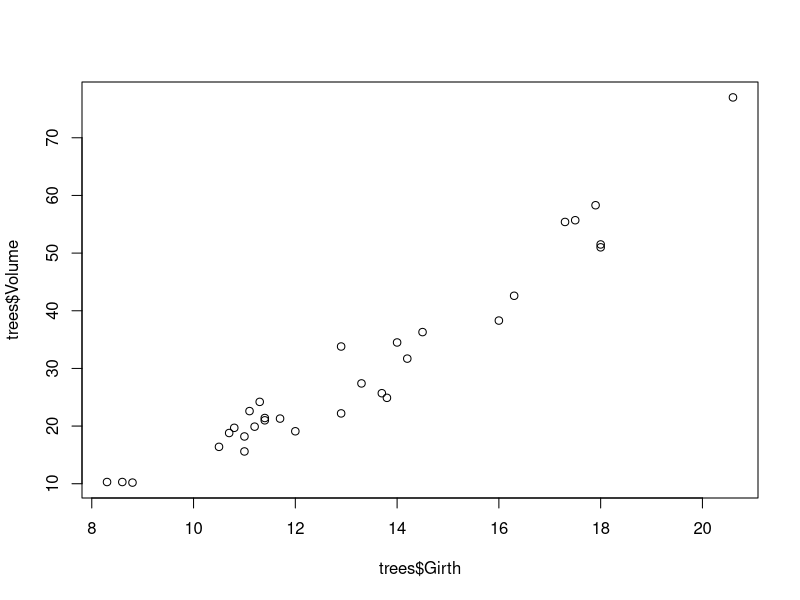
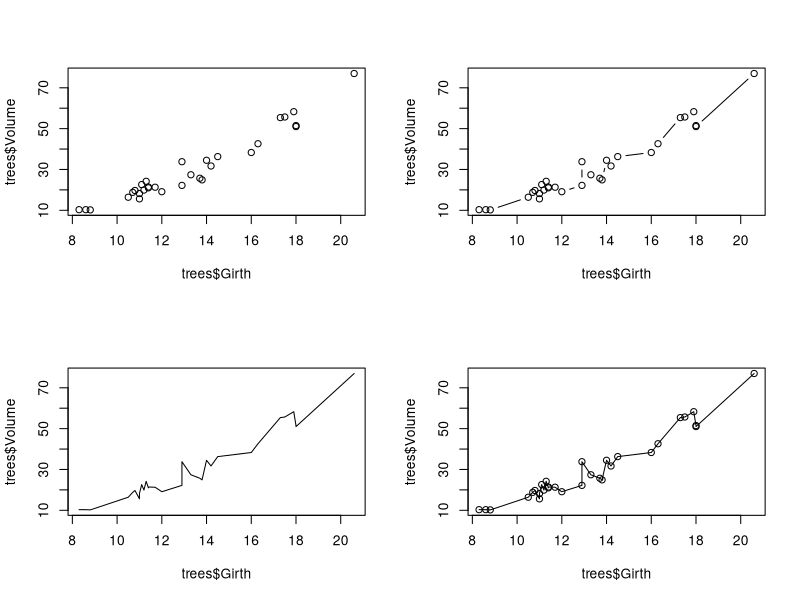
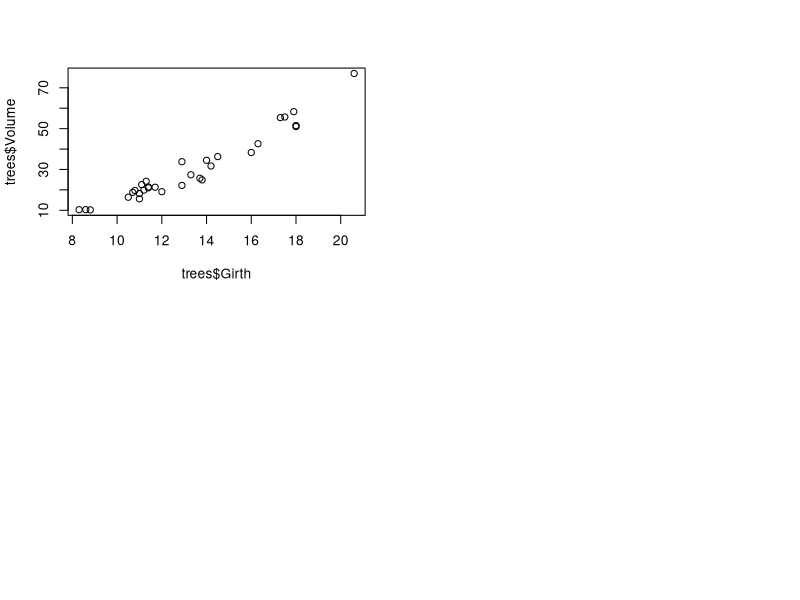
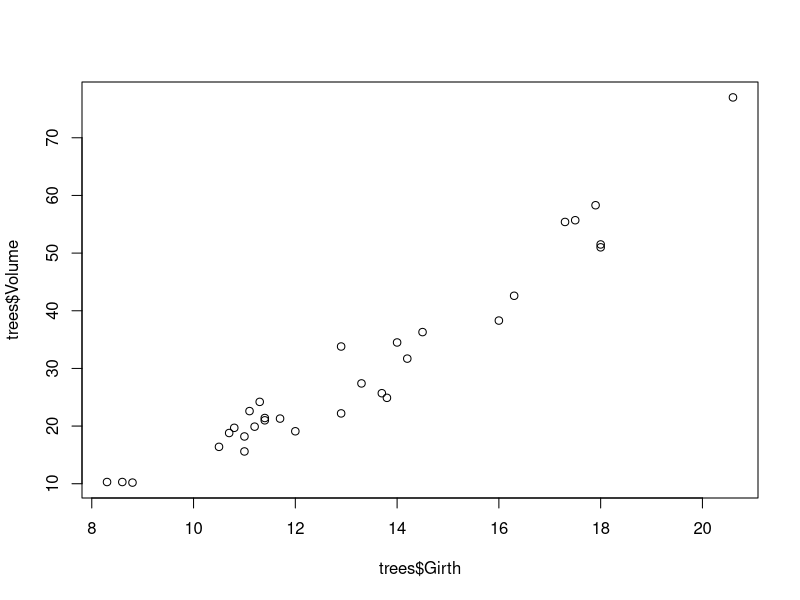
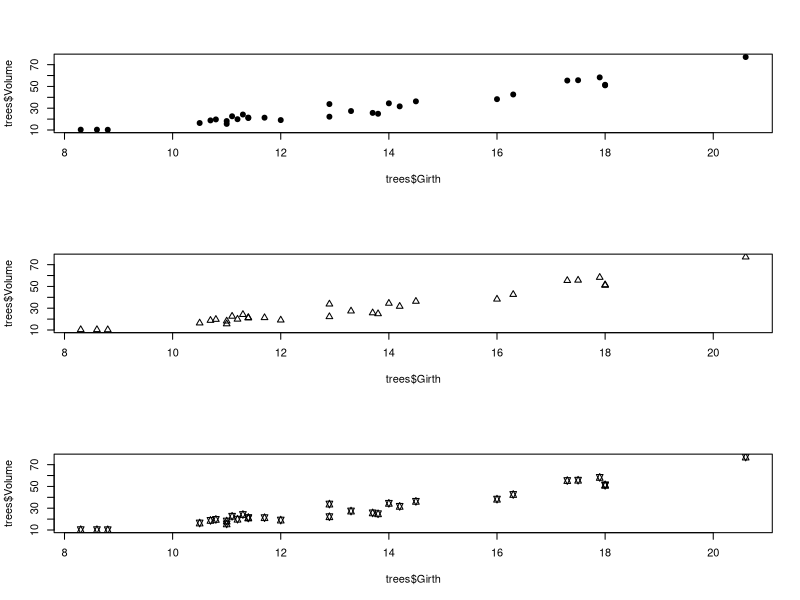
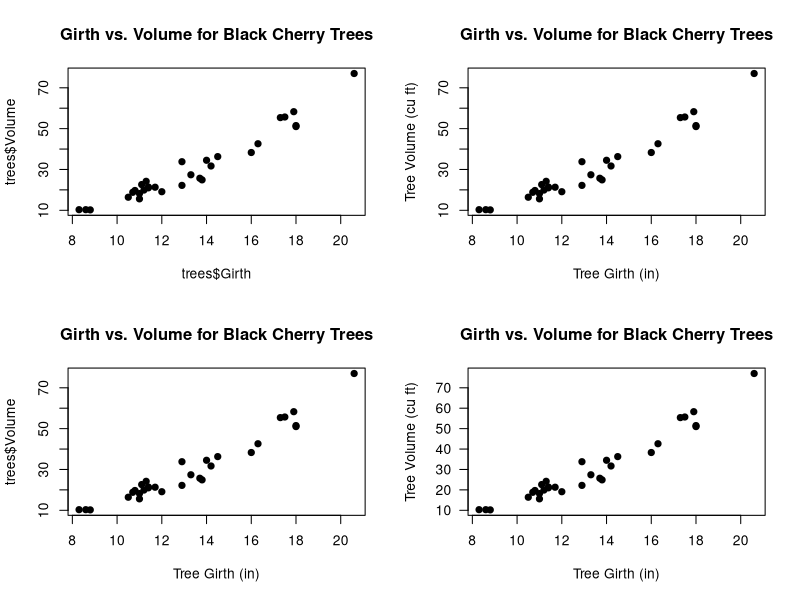
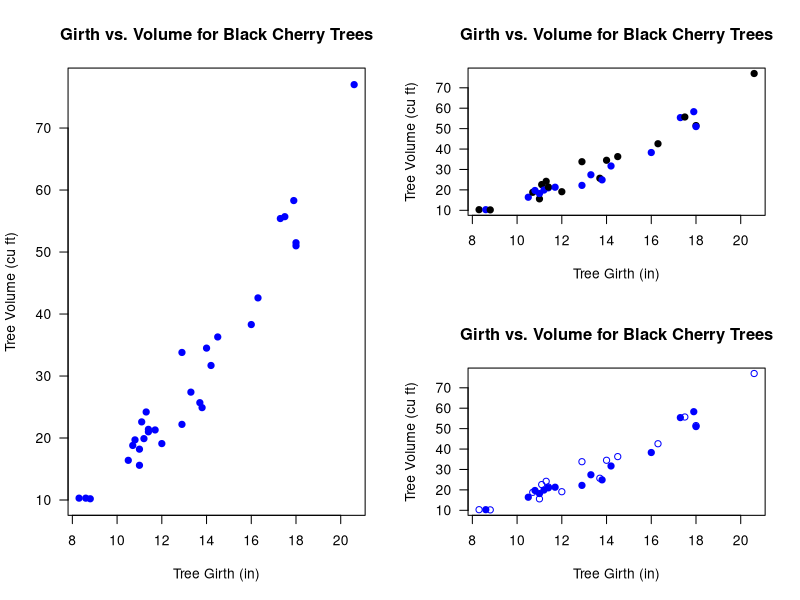
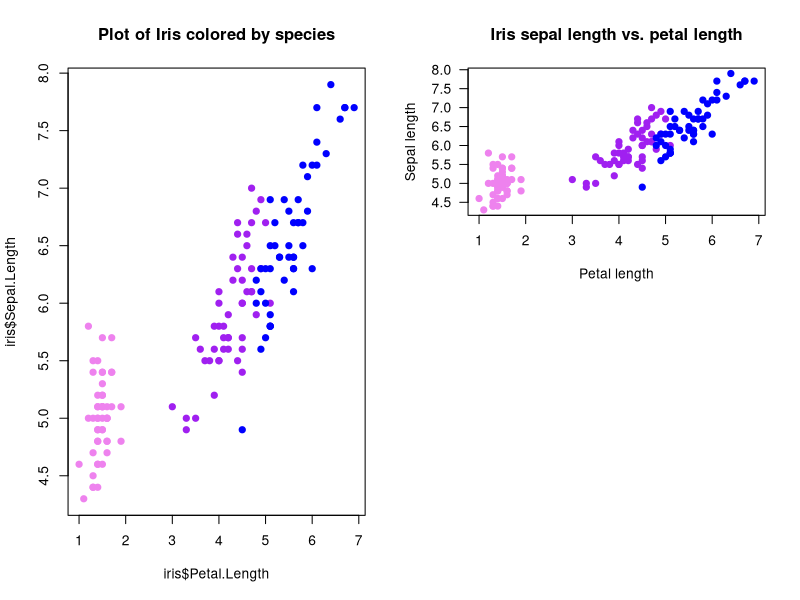

Generate these figures, in order, with R:

##################################################
####                                          ####  
####  R Bootcamp #1, Module 3                 ####
####                                          #### 
####   University of Nevada, Reno             ####
####                                          #### 
##################################################

## NOTE: this module borrows heavily from an R short-course developed by a team at Colorado State University. 
   # Thanks to Perry Williams for allowing us to use these materials!!
   # Thanks to John Tipton at CSU for developing much of this module (plotting in R)!

############################################
####  Data visualization and statistics ####
############################################



?trees      # description of built in dataset

dim(trees)   # Show the dimension of the trees dataframe                                              

str(trees)   # Show the structure of the trees dataframe

head(trees)   # Show the first few observations of the trees dataframe


# Access the columns 
trees$Girth     
trees$Volume


plot(x=trees$Girth, y=trees$Volume)    # use R's built-in "trees" dataset: ?trees


?par

par()   # view the default graphical parameters (can be kind of overwhelming!)


# Use "layout" to define a 2 row x 2 column matrix with elements 1, 2, 3, and 4.
# This divides the image into four sections and then fills these with the plot function
layout(matrix(1:4, nrow=2, ncol=2))

  # par(mfrow=c(2,2))  # (alternative way to do this)

plot(x=trees$Girth, y=trees$Volume)             # points
plot(x=trees$Girth, y=trees$Volume, type="l")   # lines
plot(x=trees$Girth, y=trees$Volume, type="b")   # both
plot(x=trees$Girth, y=trees$Volume, type="o")   # both with conected lines


plot(x=trees$Girth, y=trees$Volume)             ## The plot is still in 4 parts

graphics.off()                                  ## now the plot is reset!

# layout(1)   # (alternative way to reset back to a single plot)

plot(x=trees$Girth, y=trees$Volume)             ## The plot is still in 4 parts



# Use layout to define a 3 row x 1 column matrix with elements 1, 2, and 3.
# This divides the image into three sections and then fills these with the plot function
layout(matrix(1:3, nrow=3, ncol=1))

# pch: 'plotting character' changes the type of point that is used (default is an open circle)!
plot(x=trees$Girth, y=trees$Volume, pch=19)     # filled point
plot(x=trees$Girth, y=trees$Volume, pch=2)      # open triangle
plot(x=trees$Girth, y=trees$Volume, pch=11)     # star


layout(matrix(1:4, 2, 2))
# main: adds a title
plot(x=trees$Girth, y=trees$Volume, pch=19, 
     main="Girth vs. Volume for Black Cherry Trees")

# xlab: adds an x axis label
plot(x=trees$Girth, y=trees$Volume, pch=19, 
     main="Girth vs. Volume for Black Cherry Trees", 
     xlab="Tree Girth (in)")

# ylab: adds a y axis label
plot(x=trees$Girth, y=trees$Volume, pch=19, 
     main="Girth vs. Volume for Black Cherry Trees", 
     xlab="Tree Girth (in)", ylab="Tree Volume (cu ft)")

# las: rotates axis labels; las=1 makes them all parallel to reading direction
plot(x=trees$Girth, y=trees$Volume, pch=19, 
     main="Girth vs. Volume for Black Cherry Trees", 
     xlab="Tree Girth (in)", ylab="Tree Volume (cu ft)", 
     las=1)


# Use layout to define a 2 row x 2 column matrix with elements 1, 1, 2, and 3.
# This divides the image into four sections but fills the first two sections
# with the first plot and then fills these next two sections with the final two plots
layout(matrix(c(1, 1, 2, 3), nrow=2, ncol=2))

# col: select a color for the plotting characters
plot(x=trees$Girth, y=trees$Volume, pch=19, 
     main="Girth vs. Volume for Black Cherry Trees",
     xlab="Tree Girth (in)", ylab="Tree Volume (cu ft)",
     las=1, col="blue")

# We can use the c() function to make a vector and have several colors, plotting characters, etc. per plot.
# We start with alternating colors for each point
plot(x=trees$Girth, y=trees$Volume, pch=19, 
     main="Girth vs. Volume for Black Cherry Trees",
     xlab="Tree Girth (in)", ylab="Tree Volume (cu ft)", 
     las=1, col=c("black", "blue"))

# And we can also alternate the plotting symbol at each point.
plot(x=trees$Girth, y=trees$Volume, pch=c(1,19), 
     main="Girth vs. Volume for Black Cherry Trees", 
     xlab="Tree Girth (in)", ylab="Tree Volume (cu ft)", 
     las=1, col="blue")


?iris
head(iris)     # display first few rows of data
dim(iris)      # dimensionality of the data
str(iris)      # details of the data structure


plot.colors <- c("violet", "purple", "blue")


color.vector <- rep(x=plot.colors, each=50)
color.vector
## color vector is now a list of our colors, each repeated 50 times


plot(x=iris$Petal.Length, y=iris$Sepal.Length, pch=19, col=color.vector, 
     main="Plot of Iris colored by species")


length(iris$Petal.Length)
length(iris$Sepal.Length)
length(color.vector)


plot.colors <- c("violet", "purple", "blue")
# subset the colors in plot.colors based on the variable iris$Species
# iris$Species is a factor variable (integer in disguise) that has 3 levels (represented internally as '1:3')
color.vector <- plot.colors[iris$Species]

plot(x=iris$Petal.Length, y=iris$Sepal.Length, pch=19, col=color.vector, 
     main="Iris sepal length vs. petal length", xlab="Petal length", 
     ylab="Sepal length", las=1)


# ?legend

layout(matrix(1:3, nrow=1, ncol=3))

# Plot
plot(x=iris$Petal.Length, y=iris$Sepal.Length, pch=19, col=color.vector, 
     main="Iris sepal length vs. petal length", xlab="Petal length", 
     ylab="Sepal length", las=1)

# First legend
legend("topleft", pch=19, col=plot.colors, legend=unique(iris$Species))

# Second plot
plot(x=iris$Petal.Length, y=iris$Sepal.Length, pch=19, col=color.vector,
     main="Iris sepal length vs. petal length", 
     xlab="Petal length", ylab="Sepal length", las=1)

# Second legend
# The bty="n" argument suppresses the border around the legend. (A personal preference)
legend("topleft", pch=19, col=plot.colors, 
       legend=c("I. setosa", "I. versicolor", "I. virginica"), bty="n")


# Plot Three
plot(x=iris$Petal.Length, y=iris$Sepal.Length, pch=19, col=color.vector, 
     main="Iris sepal length vs. petal length", 
     xlab="Petal length", ylab="Sepal length", las=1)

#Legend tree with Italics
legend("topleft", pch=19, col=plot.colors, 
       legend=c("I. setosa", "I. versicolor", "I. virginica"), 
       bty="n", text.font=3)


## calculate the mean Sepal Length of for each species
bar.heights <- tapply(X=iris$Sepal.Length, INDEX=iris$Species, FUN=mean)   #use "tapply()" function, which summarizes a numeric variable by levels of a categorical variable)

# The basic 'barplot()' function
barplot(bar.heights)


# Let's add some flair
barplot(bar.heights, names.arg=c("I. setosa", "I. versicolor", "I. virginica"), 
        las=1, col=adjustcolor(plot.colors, alpha.f=0.5),
        main="Sepal length for 3 Irises", ylab="Sepal length (cm)")


CI <- 2 * by(iris$Sepal.Length, iris$Species, sd)
lwr <- bar.heights - CI
upr <- bar.heights + CI

# I used the ylim= argument to pass a 2-element numeric vector specifying the y extent of the barplot (y axis lower and upper bounds). I added some extra room on the top to account for error bars.
# Importantly, assign the barplot to an object. I called it 'b' but you can call it whatever you like. (otherwise, it's hard to know what the "X" values of the error bars are!)

b <- barplot(bar.heights, 
             names.arg=c("I. setosa", "I. versicolor", "I. virginica"), 
             las=1, ylim=c(0,8), col=adjustcolor(plot.colors, alpha.f=0.5),
             main="Sepal length for 3 Irises", ylab="Sepal length (cm)")

# Specify where each arrow starts (x0= and y0=) and ends (x1= and y1=)
arrows(x0=b, x1=b, y0=lwr, y1=upr, code=3, angle=90, length=0.1)

# ?arrows


layout(matrix(1:2, 1, 2))

## y-axis is in counts by default (total observations in each "bin")
hist(iris$Sepal.Length, main="Histogram of Sepal Length",
     xlab = "Sepal Length")

## change y-axis to proportions of the entire dataset using freq=FALSE
hist(iris$Sepal.Length, freq=FALSE, main="Histogram of Sepal Length", 
     xlab = "Sepal Length")
## Add a density estimator

lines(density(iris$Sepal.Length))   # add a line to the histogram to approximate the probability density of the data distribution


pairs(iris)


?ToothGrowth
head(ToothGrowth)


prop <- c(0.18, 0.25, 0.13, 0.05)
asympLCL <- c(0.14, 0.20, 0.11, 0.035)
asympUCL <- c(0.24, 0.33, 0.18, 0.09)


set.seed(13)
n <- 20 # Number of experimental trials
a <- 12
b <- 1.5

rings <- round(runif(n)*50)  # number of bell rings
wings <- round(a + b*rings + rnorm(n, sd=5))       # number of angels who get their wings
offset <- rpois(n, lambda=10)           # measurement error
lwr <- wings - offset                 
upr <- wings + offset


####################
# STATISTICS!
####################

#####
#####  Load Data
#####

sculpin.df <- read.csv("sculpineggs.csv")

head(sculpin.df)


#####
#####  Summary Statistics
#####

mean(sculpin.df$NUMEGGS)      # compute sample mean
median(sculpin.df$NUMEGGS)    # compute sample median

min(sculpin.df$NUMEGGS)       # sample minimum
max(sculpin.df$NUMEGGS)       # sample maximum
range(sculpin.df$NUMEGGS)     # both min and max.

quantile(sculpin.df$NUMEGGS,0.5)            # compute sample median using quantile function
quantile(sculpin.df$NUMEGGS,c(0.25,0.75))   # compute sample quartiles

var(sculpin.df$NUMEGGS)           # sample variance
sd(sculpin.df$NUMEGGS)            # sample standard deviation
sd(sculpin.df$NUMEGGS)^2          # another way to compute variance
var(sculpin.df$NUMEGGS)^0.5       # another way to compute std. dev.

colMeans(sculpin.df)           # column mean of data frame
apply(sculpin.df,2,mean)       # column mean of data frame   # note the use of the "apply()" function. 
apply(sculpin.df,2,median)     # column median of data frame


########
# Or just use the "summary()" function!

summary(sculpin.df) # provides a set of summary statistics for all columns in a data frame. 



###########
# Deal with missing data

newdf <- read.table(file="data_missing.txt", sep="\t", header=T)  # load dataset with missing data

mean(newdf$Export)

mean(newdf$Export,na.rm = TRUE)


#####
#####  Plot data 
#####

hist(sculpin.df$NUMEGGS)

plot(x = sculpin.df$FEMWT,y = sculpin.df$NUMEGGS)


#####
#####  Linear Regression  
#####

m1 <- lm(NUMEGGS ~ FEMWT, data=sculpin.df)      # fit linear regression model

m1                                      # view estimates of intercept and slope 
summary(m1)                             # view summary of fit
summary(m1)$r.squared                   # extract R-squared
confint(m1)                             # confidence intervals for intercept and slope
AIC(m1)                                 # report AIC (Akaike's Information Criterion, used to perform model selection) 

plot(x = sculpin.df$FEMWT,y = sculpin.df$NUMEGGS)    # plot data
abline(m1)                                           # plot line of best fit

########
# Use the "predict()" function!

FEMWT.pred <- data.frame(FEMWT = 30)                   # create new data frame to predict number of eggs at FEMWT of 30
predict(m1,newdata=FEMWT.pred)                         # make prediction
predict(m1,newdata=FEMWT.pred,interval="confidence")   # make prediction and get confidence interval
predict(m1,newdata=FEMWT.pred,interval="prediction")   # make prediction and get prediction interval



##########
#  Explore the use of the "I()" syntax to interpret mathematical expressions literally (as is) within formulas. 

mod_noI <- lm(NUMEGGS ~ FEMWT^2, data=sculpin.df)                  # fit linear regression model. But the "^2" doesn't seem to do anything here? What happened?
summary(mod_noI)

mod_withI <- lm(NUMEGGS ~ I(FEMWT^2), data=sculpin.df)                  # fit linear regression model
summary(mod_withI)


##################################
####  Model selection example ####
##################################

## Try to work through these examples and make sure you understand them before moving on to the challenge exercises.

m1 <- lm(NUMEGGS ~ FEMWT, data=sculpin.df)                  # fit linear regression model
summary(m1)

m2 <- lm(NUMEGGS ~ 1, data=sculpin.df)                      # fit linear regression with intercept only (mean model)
summary(m2)

m3 <- lm(NUMEGGS ~ I(FEMWT^0.5), data=sculpin.df)           # fit linear regression with intercept and sqrt of FEMWT term
summary(m3)


plot(NUMEGGS ~ FEMWT,data=sculpin.df)                      # plot data
abline(m1,col="black")                                     # plot line of best fit
abline(m2,col="red")                                       # plot intercept only model

#########
#  Here's a flexible method for drawing any arbitrary non-linear relationship!
FEMWT.pred <- data.frame(FEMWT = seq(10,45,by=0.1))        # create new data frame to predict number of eggs from FEMWT of 10 to 45 by increments of 0.1
NUMEGGS.pred <- predict(m3,newdata=FEMWT.pred)             # make prediction using "predict()" function
points(FEMWT.pred$FEMWT,NUMEGGS.pred,col="green",typ="l")  # plot sqrt model (note the use of the "points()" function to draw a line!)

########
# Perform model selection!


#Compare models using AIC
AIC(m1)
AIC(m2)
AIC(m3)

#Compare models using R-squared
summary(m1)$r.squared 
summary(m2)$r.squared 
summary(m3)$r.squared 

#########
#  And finally, here's how you can draw a confidence interval or prediction interval around a regression relationship!

plot(NUMEGGS ~ FEMWT,data=sculpin.df)                      # plot data
NUMEGGS.confint <- predict(m3,newdata=FEMWT.pred,interval="prediction")             # use "predict()" function to compute the prediction interval!
points(FEMWT.pred$FEMWT,NUMEGGS.confint[,"fit"],col="green",typ="l",lwd=2)  # plot fitted sqrt model
points(FEMWT.pred$FEMWT,NUMEGGS.confint[,"lwr"],col="green",typ="l",lty=2)  # plot fitted sqrt model
points(FEMWT.pred$FEMWT,NUMEGGS.confint[,"upr"],col="green",typ="l",lty=2)  # plot fitted sqrt model


